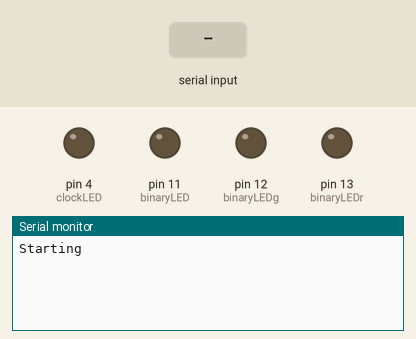
Bench run of a sketch on a simulated Arduino Uno, built with avr-gcc and run on an emulated ATmega328P. On the bench: output pins drawn as LEDs (lit = HIGH), the last lines printed to the serial monitor. The test bench sets the inputs (shaded band).

Above: at 1.2 s.
1.3 s: "1\n" received over Serial
At 1.31 s:
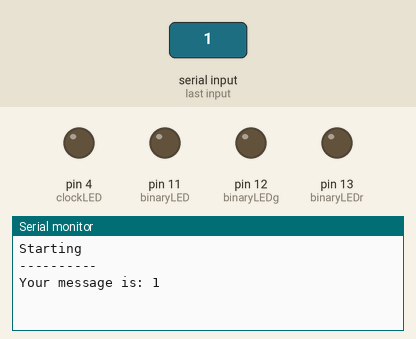
At 2.1 s:
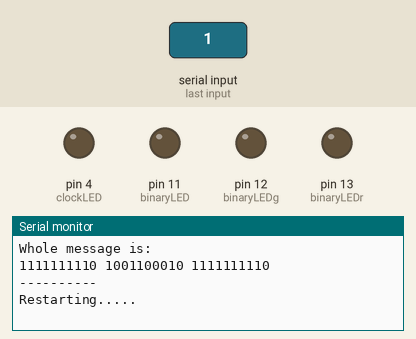

The sketch:

tansmissonEnter.ino
```cpp
#include <Vector.h>


//constant for defining the max size
# define maxSize 200

# define baud 1200

#define maxFrames 100

//vars for getting string
String userString;

byte charByte[7]; //array for converting char into bin
byte charByteSum=0; //array for store the final value of a char's bin

byte wholeBIN[maxSize]; //replace the number with the max number of characters

unsigned int storageArray[maxFrames];
Vector<unsigned int> frames(storageArray);


//loop vars
int state;

char line[100];
int count = 0;

//blinking variables
//green =12
//blue = 11
//red = 13
char ledMessage[7];
const int binaryLED = 11; //blue
const int binaryLEDg = 12;
const int binaryLEDr = 13;
const int clockLED = 4;


const int transRate = 1;  //100ms
const int frameDelay = 5; //300ms
//10 bits in a frame, 0-9
const int frameSize = 9;

void setup() {
  // put your setup code here, to run once:
  Serial.begin(19200);
  Serial.print("Starting\n");


  pinMode(binaryLED, OUTPUT);
  pinMode(binaryLEDg, OUTPUT);
  pinMode(binaryLEDr, OUTPUT);

  pinMode(clockLED, OUTPUT);

  digitalWrite(clockLED, LOW);
  digitalWrite(binaryLED, LOW);
  digitalWrite(binaryLEDg, LOW);
  digitalWrite(binaryLEDr, LOW);

  state = 1;
}

void convertString2Binary(String inputMessage)
{
  //add header
  addTransmissionStartEnd();
  int messageLength = inputMessage.length();
  char inputChars[messageLength];
  char inByte;
  int inputPosition=0;

  char letter;
  int bytes[messageLength];


  for(int i=0; i<messageLength-1; i++)
  {
    letter = inputMessage.charAt(i);
    wholeBIN[i] = inputMessage.charAt(i);
    frames.push_back(generateFrame(letter));
  }
  //add footer
  addTransmissionStartEnd();
}

void startUpPrompt(void)
{
  //delay(3000);
  Serial.println("Hello! You can input a message below and have it turned into binary!");
  //double hertz = 1/(transRate);
  //Serial.print(hertz);
 // Serial.print(" khz");
  Serial.print("Enter Message: ");


}

bool getInputMessage(void)
{
  if (Serial.available() > 0)
  {

    line[count] = (char)Serial.read(); // store the char
    if (line[count++] == '\n'){        // if its a CR,
       line[count] = '\0';             //  zero-terminate it
       Serial.print("----------\nYour message is: ");
       Serial.println(line);           //  and print it.
       userString = line;
       if(userString.length()>1)
         return(true);

       Serial.println("loop");         // re-prompt
       count = 0;                      //  and reset the index.
    }
  }

  return(false);
}

void printAllBinary(void)
{
  Serial.println("----------");
  Serial.print("Whole message is:\n");
  for(unsigned int i = 0; i < frames.size(); i++)
  {
    //Serial.print("print loop");
    /*if(wholeBIN[i] == 0)
      continue;*/
    Serial.print(frames.at(i),BIN);

    Serial.print(" ");
  }
  Serial.println("\n----------");
}

void resetSystem(void)
{
  userString="";
  line[0]='\0';
  count=0;
  for(unsigned int i = 0; i < maxSize; i++)
  {
    wholeBIN[i] = 0;
  }

  frames.clear();
  digitalWrite(clockLED, LOW);
  digitalWrite(binaryLED, LOW);
  digitalWrite(binaryLEDg, LOW);
  digitalWrite(binaryLEDr, LOW);
  Serial.flush();
  Serial.print("\nRestarting..... \n \n");
}


void addTransmissionStartEnd(void)
{
    frames.push_back(generateFrame(255));
    Serial.println("adding header/footer");
}

unsigned int generateFrame(byte charByte)
{
  //frame is: [header][zero pad][data][footer]

  //header is binary 1
  unsigned int frame = 1;

  //shift in and add byte
  frame = frame << 8;
  frame |= charByte;

  //add footer which is zero
  frame = frame << 1;
  //frame = frame | 1;

 /* Serial.print("\n------ frame:");
  Serial.print(frame);
  Serial.print("  ");
  Serial.print(frame,BIN);
  Serial.print("-----\n");*/

  return frame;
}


void printFrames(void)
{

  for(unsigned int i =0; i<frames.size();i++)
  {
    for(unsigned int j = 0; j<frameSize; j++)
    {
      //Serial.print("frameSize");
      uint8_t singleBit = bitRead(frames.at(i),frameSize-j);
      digitalWrite(binaryLED, singleBit);

      //wait a clock period before sending another bit
      unsigned int waitTime = transRate * 1000 + micros();
      while(micros() <= waitTime);
    }

    digitalWrite(binaryLED, LOW);

    //delay between frames
    unsigned int frameWaitTime = frameDelay * 1000 + micros();
    while(micros() <= frameWaitTime);
  }
}

void printFramesRGB(void)
{
  // PortA 16, 19, 17
  // Pins  11, 12, 13
  int extra = frames.size()%3;
  for(unsigned int i = 0; i < frames.size() - 2; i+=3)
  {
    for(unsigned int j = 0; j < frameSize; j++)
    {
      //Serial.print("frameSize");
      uint8_t bitR = bitRead(frames.at(i + 2), frameSize - j );
      uint8_t bitG = bitRead(frames.at(i + 1), frameSize - j );
      uint8_t bitB = bitRead(frames.at(i), frameSize - j);
      digitalWrite(binaryLED, bitB);
      digitalWrite(binaryLEDg, bitG);
      digitalWrite(binaryLEDr, bitR);

      //wait a clock period before sending another bit
      unsigned int waitTime = transRate * 1000 + micros();
      while(micros() <= waitTime);

    }
    digitalWrite(binaryLED, LOW);
    digitalWrite(binaryLEDg, LOW);
    digitalWrite(binaryLEDr, LOW);
    //delay between frames
    unsigned int frameWaitTime = frameDelay * 1000 + micros();
    while(micros() <= frameWaitTime);
  }
  //handels extra cases
  switch(extra)
  {
    case 0:
      for(unsigned int j = 0; j < frameSize; j++)
      {
        //Serial.print("frameSize");
        uint8_t bitR = bitRead(frames.at(frames.size() - 1), frameSize - j );
        uint8_t bitG = bitRead(frames.at(frames.size() - 2), frameSize - j );
        uint8_t bitB = bitRead(frames.at(frames.size() -3), frameSize - j);
        digitalWrite(binaryLED, bitB);
        digitalWrite(binaryLEDg, bitG);
        digitalWrite(binaryLEDr, bitR);

        //wait a clock period before sending another bit
        unsigned int waitTime = transRate * 1000 + micros();
        while(micros() <= waitTime);

      }
      digitalWrite(binaryLED, LOW);
      digitalWrite(binaryLEDg, LOW);
      digitalWrite(binaryLEDr, LOW);
      break;

    case 2:
      for(unsigned int j = 0; j < frameSize; j++)
        {
          //Serial.print("frameSize");
          uint8_t bitR = bitRead(frames.at(frames.size() - 1), frameSize - j );
          uint8_t bitG = bitRead(frames.at(frames.size() - 2), frameSize - j );
          digitalWrite(binaryLEDg, bitG);
          digitalWrite(binaryLEDr, bitR);
          digitalWrite(binaryLED, bitR);

          //wait a clock period before sending another bit
          unsigned int waitTime = transRate * 1000 + micros();
          while(micros() <= waitTime);

        }
        digitalWrite(binaryLEDr, LOW);
        digitalWrite(binaryLEDg, LOW);
        digitalWrite(binaryLED, LOW);
        break;

     case 1:

      for(unsigned int j = 0; j < frameSize; j++)
        {
          //Serial.print("frameSize");
          uint8_t bitR = bitRead(frames.at(frames.size() - 1), frameSize - j );
          digitalWrite(binaryLEDr, bitR);
          digitalWrite(binaryLEDg, bitR);
          digitalWrite(binaryLED, bitR);

          //wait a clock period before sending another bit
          unsigned int waitTime = transRate * 1000 + micros();
          while(micros() <= waitTime);

        }
        digitalWrite(binaryLEDr, LOW);
        digitalWrite(binaryLEDg, LOW);
        digitalWrite(binaryLED, LOW);
        break;
  }
}


void loop()
{
  switch(state)
  {
    case 0: //startup state
      //startUpPrompt();
      //delay(10);
      state=1;

    case 1: //conver the message to binary
      if(getInputMessage())
      {
        convertString2Binary(userString);

        printFramesRGB();
        printAllBinary();
        state=2;
      }
      else
      {
        //delay(10);
        state=1;
        break;
      }

    case 2:
      //delay(1000);
      resetSystem();
      state=0;
      break;

    default:
      state = 2;
  }

  //delay(200);
}
```

Measured:
- after the input at 1.3 s, the serial monitor: prints a new line at once (image 1)
